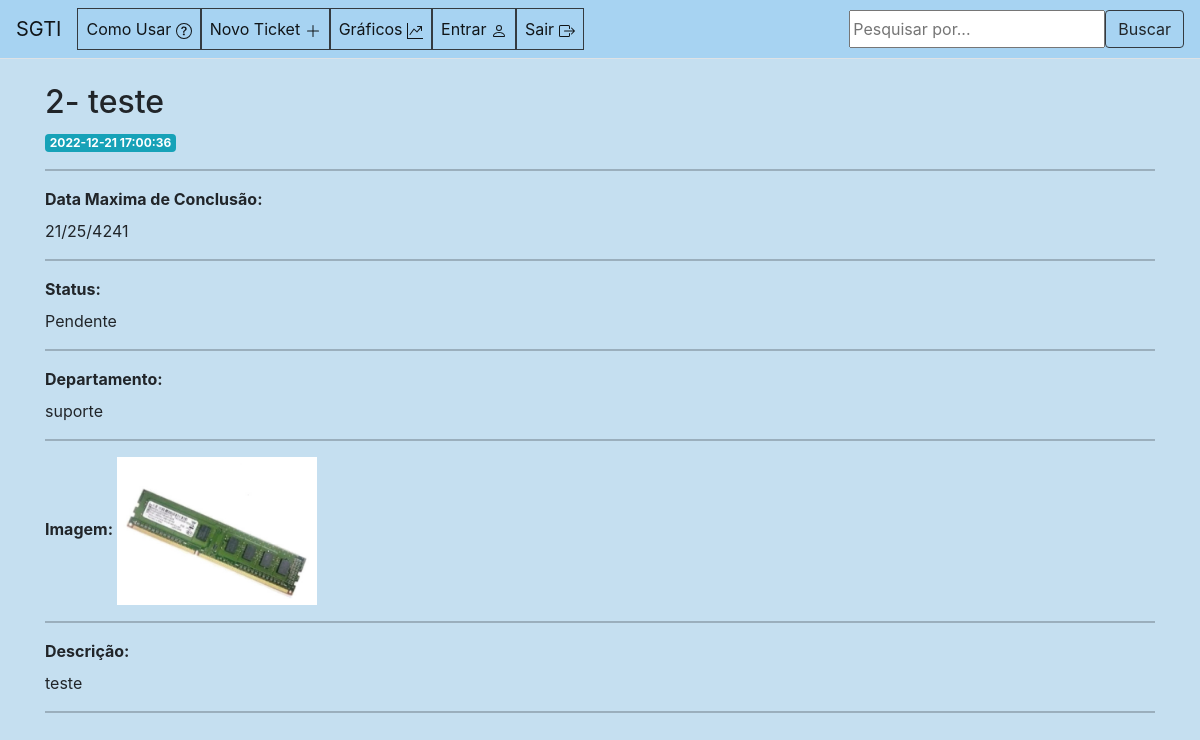
/2, run on the app's committed database.
### tables this page shows
CREATE TABLE posts (
    id INTEGER PRIMARY KEY AUTOINCREMENT,
    created TIMESTAMP NOT NULL DEFAULT CURRENT_TIMESTAMP,
    title TEXT NOT NULL,
    content TEXT NOT NULL,
    conclusao TEXT NOT NULL,
    departamentos TEXT NOT NULL,
    status TEXT NOT NULL,
    anexos TEXT NOT NULL
);

### app.py (the view)
@app.route('/<int:post_id>')
def post(post_id):
    post = get_post(post_id)
    return render_template('post.html', post=post)

### app.py (called while the page is built)
def get_db_connection():
    conn = sqlite3.connect('database.db')
    conn.row_factory = sqlite3.Row
    return conn

def get_post(post_id):
    conn = get_db_connection()
    post = conn.execute('SELECT * FROM posts WHERE id = ?',
                        (post_id,)).fetchone()
    conn.close()
    if post is None:
        abort(404)
    return post

### templates/post.html (shortened to what this page needs)
{% extends 'base.html' %}
{% block content %}
<br>
<h2>{% block title %} {{ post['id'] }}- {{ post['title'] }} {% endblock %}</h2>
<span class="badge badge-info">{{ post['created'] }}</span>
<hr />
<label for="title" font><b> Data Maxima de Conclusão:</b></label>
<p>{{ post['conclusao'] }}</p>
<hr />
<label for="title" font><b> Status:</b></label>
<p style="text-transform: capitalize;">{{ post['status'] }}</p>
<hr>
<label for="title" font><b> Departamento:</b></label>
<p>{{ post['departamentos'] }}</p>
<hr>
<div id="imagens">
    <div>
        <label><b> Imagem:</b></label>
        <a href="#" parametro="imagem1.jpg" class="abrirModal"><img src="/static/images/{{ post['anexos'] }}"></a>
    </div>
</div>
<hr>
<label for="title"><b>Descrição:</b></label>
<p>{{ post['content'] }}</p>
<hr />
{% endblock %}

### static/css/style.css (style rules this page uses)
#imagens img { width: 200px; }
.manual h2, p { text-align: justify; }

### data on the page
posts: id "2", title "teste", created "2022-12-21 17:00:36", conclusao "21/25/4241", status "Pendente", departamentos "suporte", anexos (picture), content "teste"
